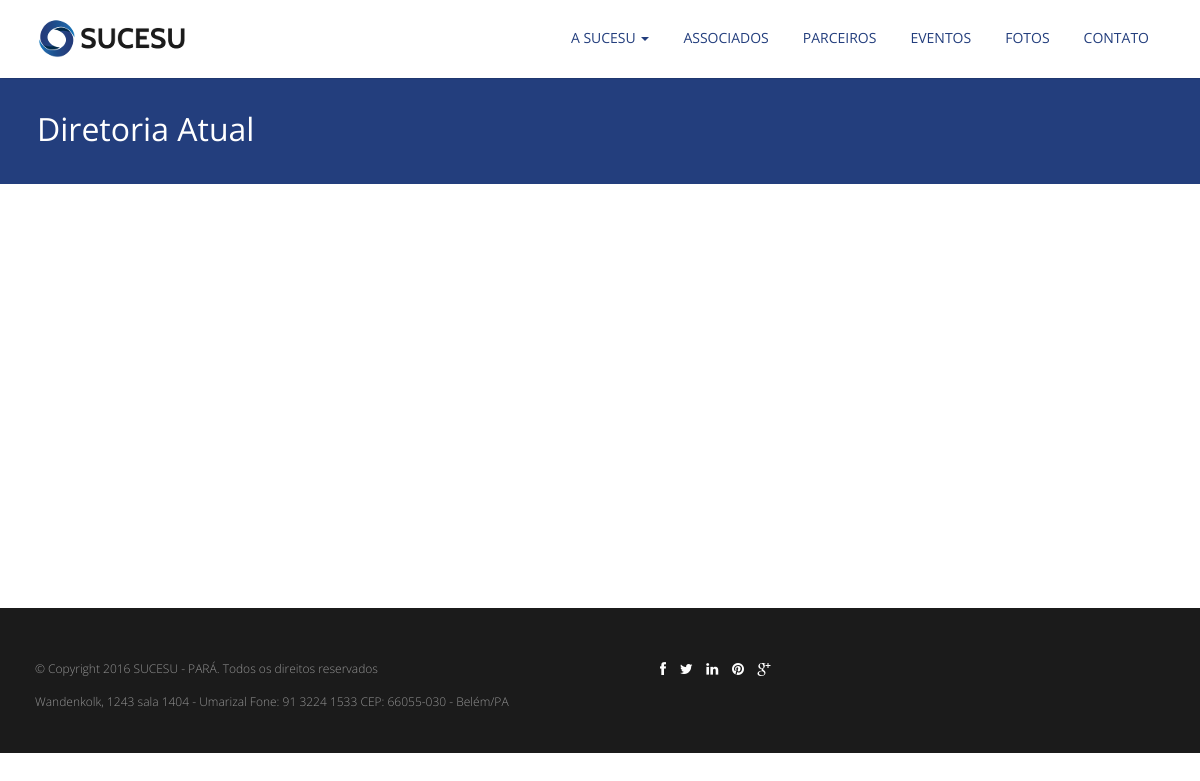
/diretoria_atual/, run on an earlier commit of the app's database.
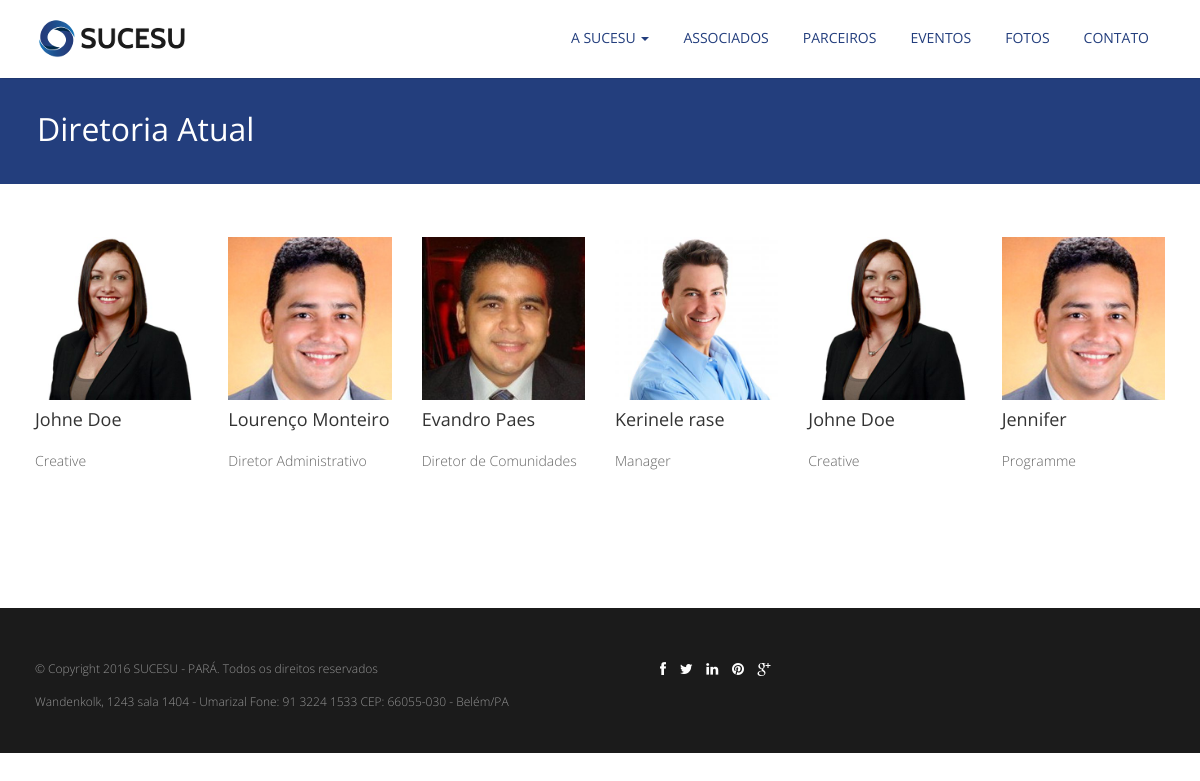
And on a later commit of the database.
### sucesuview/models.py (models this page shows)
class DiretoriaAtual(models.Model):
    nome = models.CharField(max_length=200)
    cargo = models.CharField(max_length=200)
    imagem = models.ImageField(upload_to='images/diretoria/%Y-%m/%d')

### sucesuview/views.py (the view)
# urls.py: path('diretoria_atual/', views.diretoria_atual, name='diretoria_atual'),
def diretoria_atual(request):
    diretores = DiretoriaAtual.objects.all()
    return render(request, 'sucesuview/diretoria_atual.html', {'diretores': diretores})

### sucesuview/templates/sucesuview/diretoria_atual.html (shortened to what this page needs)
{% extends 'sucesuview/base.html' %}
{% load staticfiles%}
{% block content %}
	<section id="inner-headline">
	<div class="container">
		<div class="row">
			<div class="col-lg-12">
				<h2 class="pageTitle">Diretoria Atual</h2>
			</div>
		</div>
	</div>
	</section>
	<section id="content">
	<div class="container">
						<br>
						<div class="team-six">
							<div class="row">
								{% for diretor in diretores %}
								<div class="col-md-2 col-xs-6">
									<div class="team-member">
										<img class="img-responsive" src="{{diretor.imagem.url}}" alt="">
										<h4>{{ diretor.nome }}</h4>
										<span class="deg"> {{ diretor.cargo }} </span>
									</div>
								</div>
								{% endfor %}
							</div>
						</div>
					</div>
	</section>
{% endblock %}

### sucesuview/templates/sucesuview/base.html (shortened to what this page needs)
{% load staticfiles %}
<!DOCTYPE html>
<html lang="en">
<head>
    <link rel="stylesheet" href="{% static 'css/bootstrap.min.css' %}" >
    <link rel="stylesheet" href="{% static 'simple-line-icons/css/simple-line-icons.css' %}">
    <link rel="stylesheet" href="{% static 'css/fancybox/jquery.fancybox.css' %}" >
    <link rel="stylesheet" href="{% static 'css/flexslider.css' %}" >
    <link rel="stylesheet" href="{% static 'css/style.css' %}" >
</head>
<body>
    <header>
        <div class="navbar navbar-fixed-top">
            <div class="container">
                <div class="navbar-header">
                    <a class="navbar-brand" href="{% url 'index' %}"><img src="{% static 'img/logo.png' %}" alt="logo"></a>
                </div>
                <div class="navbar-collapse collapse ">
                    <ul class="nav navbar-nav">
                        <li>
                            <a href="{% url 'associados' %}">Associados</a>
                        </li>
                        <li>
                            <a href="{% url 'parceiros' %}">Parceiros</a>
                        </li>
                        <li>
                            <a href="{% url 'eventos' %}">Eventos</a>
                        </li>
                        <li>
                            <a href="https://www.flickr.com/photos/sucesupara/albums" target="_blank">Fotos</a>
                        </li>
                        <li>
                            <a href="{% url 'contato' %}">Contato</a>
                        </li>
                    </ul>
                </div>
            </div>
        </div>
        <div class="navbar-wrapper">
            <div class="container-fluid">
                <nav class="navbar navbar-fixed-top">
                    <div class="container">
                        <div class="navbar-header">
                            <a class="navbar-brand" href="{% url 'index' %}"><img src="{% static 'img/logo.png' %}" alt="logo"></a>
                        </div>
                        <div id="navbar" class="navbar-collapse collapse">
                            <ul class="nav navbar-nav">
                            <li class=" dropdown">
                                    <a href="#" class="dropdown-toggle active" data-toggle="dropdown" role="button" aria-haspopup="true" aria-expanded="false">A Sucesu <span class="caret"></span></a>
                                </li>
                                <li>
                                    <a href="{% url 'associados' %}">Associados</a>
                                </li>
                                <li>
                                    <a href="{% url 'parceiros' %}">Parceiros</a>
                                </li>
                                <li>
                                    <a href="{% url 'eventos' %}">Eventos</a>
                                </li>
                                <li>
                                    <a href="https://www.flickr.com/photos/sucesupara/albums" target="_blank">Fotos</a>
                                </li>
                                <li>
                                    <a href="{% url 'contato' %}">Contato</a>
                                </li>
                            </ul>
                        </div>
                    </div>
                </nav>
            </div>
        </div>
    </header>
    {% block content %}
    {% endblock %}
    <footer class="footer">
        <div id="">
            <div class="container">
                <div class="row">
                    <div class="col-lg-6">
                        <div class="copyright">
                            <p>
                                <span>© Copyright 2016 SUCESU - PARÁ. Todos os direitos reservados</span>
                                <p>
                                    Wandenkolk, 1243 sala 1404 - Umarizal Fone: 91 3224 1533 CEP: 66055-030 - Belém/PA
                                </p>
                            </p>
                        </div>
                    </div>
                    <div class="col-lg-6">
                        <ul class="social-network">
                            <li>
                                <a href="#" data-placement="top" title="Facebook"><i class="fa fa-facebook"></i></a>
                            </li>
                            <li>
                                <a href="https://twitter.com/sucesu_para" target="_blank" title="Twitter"><i class="fa fa-twitter"></i></a>
                            </li>
                            <li>
                                <a href="#" data-placement="top" title="Linkedin"><i class="fa fa-linkedin"></i></a>
                            </li>
                            <li>
                                <a href="#" data-placement="top" title="Pinterest"><i class="fa fa-pinterest"></i></a>
                            </li>
                            <li>
                                <a href="#" data-placement="top" title="Google plus"><i class="fa fa-google-plus"></i></a>
                            </li>
                        </ul>
                    </div>
                </div>
            </div>
        </div>
    </footer>
</body>
</html>

### sucesuview/static/css/style.css (style rules this page uses)
body { font-family:'Open Sans', Arial, sans-serif; font-size:14px; font-weight:300; line-height:1.6em; color:#656565; background: #fff; }
a { color: #233E7D; }
h1,h2, h3, h4, h5, h6 { font-family:'Open Sans', Arial, sans-serif; font-weight: normal; line-height:1.1em; color:#333; margin-bottom: 20px; }
.container { padding:0 20px 0 20px; position:relative; }
.row,.row-fluid { margin-bottom:30px; }
header .navbar { margin-bottom: 0; }
.navbar-brand { color: #222; text-transform: uppercase; font-size: 24px; font-weight: 700; line-height: 1em; letter-spacing: -1px; margin-top: 12px; padding: 0 0 0 15px; }
header .navbar-collapse ul.navbar-nav { float: right; margin-right: 0; }
header .navbar { min-height: 70px;padding: 18px 0;background: #FFFFFF;box-shadow: 1px -2px 3px #000; }
header .navbar { min-height: 70px; padding: 5px 0; }
header .navbar-nav > li { padding-bottom: 12px; padding-top: 12px; }
header .navbar-nav > li > a { padding-bottom: 6px; padding-top: 5px; margin-left: 2px; line-height: 30px; font-weight: 700; -webkit-transition: all .3s ease; -moz-transition: all .3s ease; -ms-transition: all .3s ease; -o-transition: all .3s ease; transition: all .3s ease; }
header .nav .caret { border-bottom-color: #233E7D; border-top-color: #233E7D; }
header ul.nav li { border:none; margin:0; }
header ul.nav li a { font-size:12px; border:none; font-weight:700; text-transform:uppercase; }
.navbar .nav > li > a { color: #233E7D; text-shadow: none; border: 1px solid rgba(255, 255, 255, 0) !important; font-size: 14px; font-weight: normal; }
ul.nav li.dropdown a { z-index:1000; display:block; }
.pageTitle { color: #fff; margin: 30px 0 3px; display: inline-block; }
#content { position:relative; padding: 30px 0 0px 0; min-height: 53vh; }
#content img { max-width:auto; height:auto; }
#inner-headline { background: #233E7D;position: relative;margin: 0;margin-top: 76px;padding: 0; }
#inner-headline h2.pageTitle { color: #FFFFFF; padding: 5px 0 5px 2px; text-align: left; display:block; font-size: 32px; font-weight: normal; position: relative; }
footer { background: #1B1B1B; }
footer { padding:50px 0 0 0; color: #949494; }
footer a { color:#fff; }
ul.social-network { list-style:none; margin:0; }
ul.social-network li { display:inline; margin: 0 5px; }
.copyright { text-align:left; font-size:12px; }

What changed in the data, as far as the page shows it:
added DiretoriaAtual: imagem (picture), nome "Johne Doe", cargo "Creative"
added DiretoriaAtual: imagem (picture), nome "Lourenço Monteiro", cargo "Diretor Administrativo"
added DiretoriaAtual: imagem (picture), nome "Evandro Paes", cargo "Diretor de Comunidades"
added DiretoriaAtual: imagem (picture), nome "Kerinele rase", cargo "Manager"
added DiretoriaAtual: imagem (picture), nome "Johne Doe", cargo "Creative"
added DiretoriaAtual: imagem (picture), nome "Jennifer", cargo "Programme"
